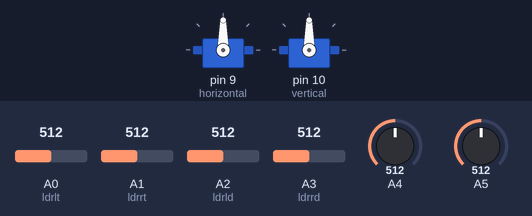
A sketch run on a simulated Arduino Uno, built with avr-gcc and run on an emulated ATmega328P. On the bench: 2 × servo. Inputs (shaded band) come from the test bench; at power-on: A0 (ldrlt) = 512, A4 = 512, A1 (ldrrt) = 512, A2 (ldrld) = 512, A3 (ldrrd) = 512, A5 = 512.

Above: at 1.2 s.
1.3 s: A0 (ldrlt) set to 273
2.8 s: A0 (ldrlt) set to 247
At 3.28 s:
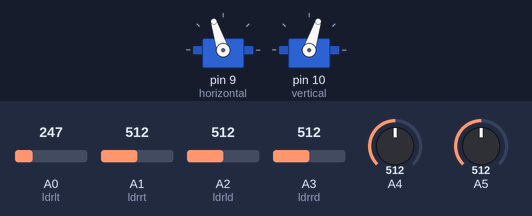
At 5.6 s:
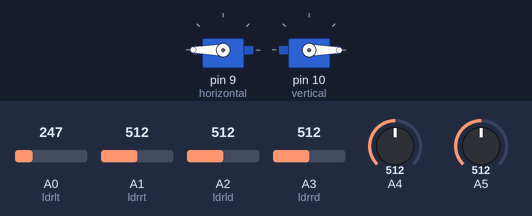
5.8 s: A0 (ldrlt) set to 758
7.3 s: A0 (ldrlt) set to 786
At 7.77 s:
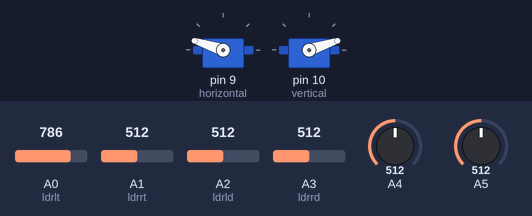
10.3 s: A4 set to 992
13.3 s: A1 (ldrrt) set to 716
At 14.3 s:
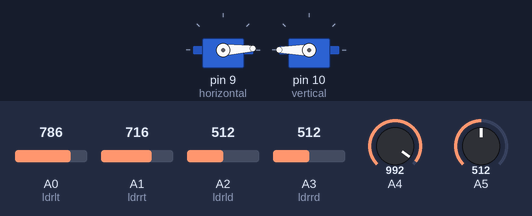
Timing chart, 0 to 15.9 s (numbered marks = the images above; inputs shaded):
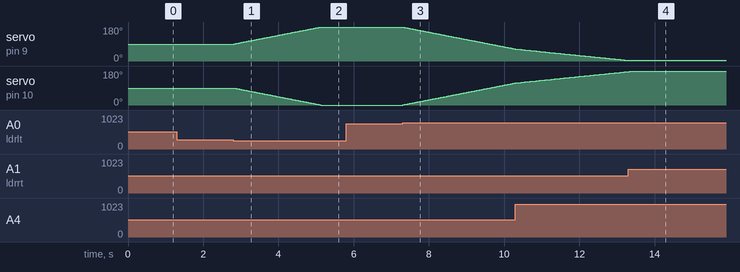

The sketch:

solar_traker_ino.ino
```cpp
/* this code is written by geobruce
for more info check my site http://xprobe.net
*/
#include <Servo.h>
Servo horizontal;
int servoh = 90;
Servo vertical;
int servov = 90;
int ldrlt = 0;
int ldrrt = 1;
int ldrld = 2;
int ldrrd = 3;
void setup()
{
  Serial.begin(9600);
  horizontal.attach(9);
  vertical.attach(10);
}
void loop()
{
  int lt = analogRead(ldrlt);
  int rt = analogRead(ldrrt);
  int ld = analogRead(ldrld);
  int rd = analogRead(ldrrd);
int dtime = analogRead(4)/20;
int tol = analogRead(5)/4;
int avt = (lt + rt) / 2;
int avd = (ld + rd) / 2;
int avl = (lt + ld) / 2;
int avr = (rt + rd) / 2;
int dvert = avt - avd;
int dhoriz = avl - avr;
if (-1*tol > dvert || dvert > tol)
{
if (avt > avd)
{
servov = ++servov;
if (servov > 180)
{
servov = 180;
}
}
else if (avt < avd)
{
servov= --servov;
if (servov < 0)
{
servov = 0;
}
}
vertical.write(servov);
}

if (-1*tol > dhoriz || dhoriz > tol)
{
if (avl > avr)
{
servoh = --servoh;
if (servoh < 0)
{
servoh = 0;
}
}
else if (avl < avr)
{
servoh = ++servoh;
if (servoh > 180)
{
servoh = 180;
}
}
else if (avl == avr)
{
// nothing
}
horizontal.write(servoh);
}
delay(dtime);
}
```

Measured:
- the behaviour switches between 256 and 255 on A0 (ldrlt) (found by bisection; images 0 and 1)
- the behaviour switches between 769 and 770 on A0 (ldrlt) (found by bisection; images 2 and 3)
- after the input at 1.3 s, every drawn part: stays the same
- after the input at 2.8 s, servo on pin 9 (horizontal): moves from 90° to 180° over 2.3 s, starting at once; servo on pin 10 (vertical): moves from 90° to 0° over 2.3 s, starting at once
- after the input at 5.8 s, every drawn part: stays the same
- after the input at 7.3 s, servo on pin 9 (horizontal): moves from 180° to 64° over 3.0 s, starting at once; servo on pin 10 (vertical): moves from 0° to 116° over 3.0 s, starting at once
- after the input at 13.3 s, servo on pin 9 (horizontal): stays 3° (without the input it goes to 2° after 0.04 s)
